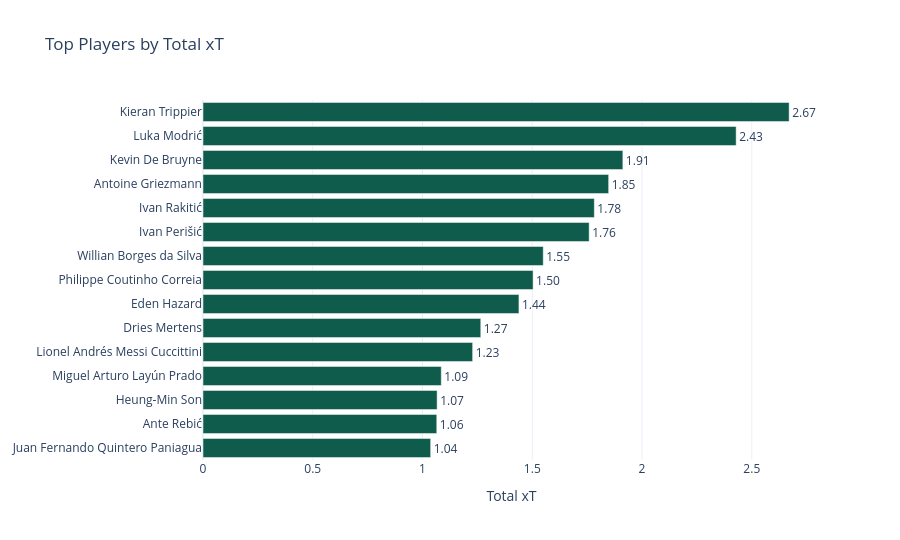

Notebook code cell kept with this figure:
### Code cell
if total_xt_chart_df is None or total_xt_chart_df.empty:
    display(Markdown(player_error or "No player rows are available for the total xT chart."))
else:
    fig = px.bar(
        total_xt_chart_df,
        x="total_xt",
        y="player_name",
        orientation="h",
        color_discrete_sequence=["#0f5c4d"],
        text="total_xt",
        hover_name="player_name",
        hover_data={"team_name": True, "minutes_played": True, "total_xt": ":.2f"},
        title="Top Players by Total xT",
        template="plotly_white",
    )
    fig.update_traces(texttemplate="%{text:.2f}", textposition="outside")
    fig.update_layout(height=540)
    fig.update_xaxes(title="Total xT")
    fig.update_yaxes(title=None)
    display(fig)

    top_row = total_xt_chart_df.sort_values("total_xt", ascending=False).iloc[0]
    display(Markdown(
        f"This chart ranks the strongest aggregate possession-value contributors in the sample. "
        f"**{top_row['player_name']}** leads on total xT, which suggests repeated value creation across a meaningful action load. "
        "For player evaluation, this is the clearest first pass on who is consistently moving attacks into better spaces over time."
    ))

### Figure 1 — Plotly figure (JSON) as saved in the notebook; plotly's stock layout.template omitted (floating-point values rounded to 4 significant figures)
{"data": [{"alignmentgroup": "True", "customdata": [["Colombia", 217.8], ["Croatia", 509.4], ["South Korea", 228.1], ["Mexico", 249.1], ["Argentina", 266.0], ["Belgium", 232.2], ["Belgium", 223.1], ["Brazil", 258.6], ["Brazil", 180.8], ["Croatia", 372.0], ["Croatia", 374.6], ["France", 557.5], ["Belgium", 231.7], ["Croatia", 447.1], ["England", 266.0]], "hovertemplate": "<b>%{hovertext}</b><br><br>total_xt=%{text:.2f}<br>player_name=%{y}<br>team_name=%{customdata[0]}<br>minutes_played=%{customdata[1]}<extra></extra>", "hovertext": ["Juan Fernando Quintero Paniagua", "Ante Rebić", "Heung-Min Son", "Miguel Arturo Layún Prado", "Lionel Andrés Messi Cuccittini", "Dries Mertens", "Eden Hazard", "Philippe Coutinho Correia", "Willian Borges da Silva", "Ivan Perišić", "Ivan Rakitić", "Antoine Griezmann", "Kevin De Bruyne", "Luka Modrić", "Kieran Trippier"], "legendgroup": "", "marker": {"color": "#0f5c4d", "pattern": {"shape": ""}}, "name": "", "offsetgroup": "", "orientation": "h", "showlegend": false, "text": [1.037, 1.065, 1.067, 1.085, 1.228, 1.265, 1.439, 1.504, 1.55, 1.759, 1.783, 1.848, 1.913, 2.429, 2.67], "textposition": "outside", "texttemplate": "%{text:.2f}", "type": "bar", "x": [1.037, 1.065, 1.067, 1.085, 1.228, 1.265, 1.439, 1.504, 1.55, 1.759, 1.783, 1.848, 1.913, 2.429, 2.67], "xaxis": "x", "y": ["Juan Fernando Quintero Paniagua", "Ante Rebić", "Heung-Min Son", "Miguel Arturo Layún Prado", "Lionel Andrés Messi Cuccittini", "Dries Mertens", "Eden Hazard", "Philippe Coutinho Correia", "Willian Borges da Silva", "Ivan Perišić", "Ivan Rakitić", "Antoine Griezmann", "Kevin De Bruyne", "Luka Modrić", "Kieran Trippier"], "yaxis": "y"}], "layout": {"barmode": "relative", "height": 540, "legend": {"tracegroupgap": 0}, "title": {"text": "Top Players by Total xT"}, "xaxis": {"anchor": "y", "domain": [0, 1], "title": {"text": "Total xT"}}, "yaxis": {"anchor": "x", "domain": [0, 1], "title": {}}}}
